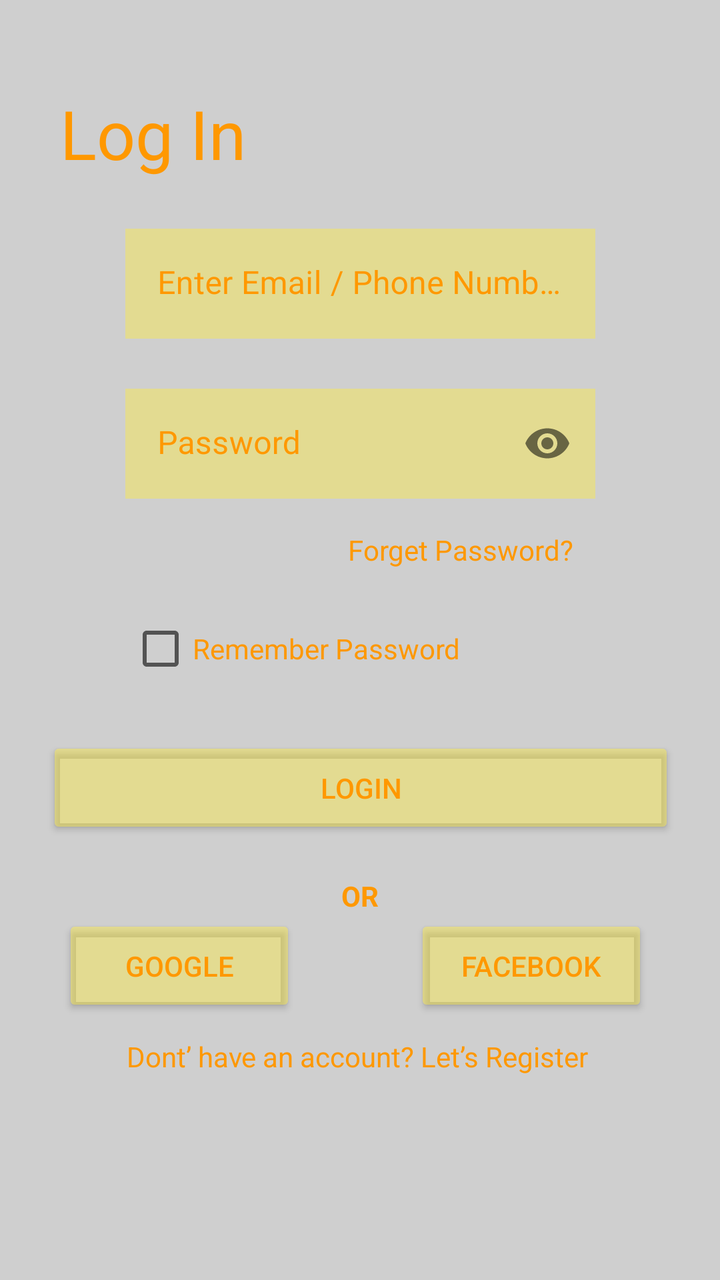
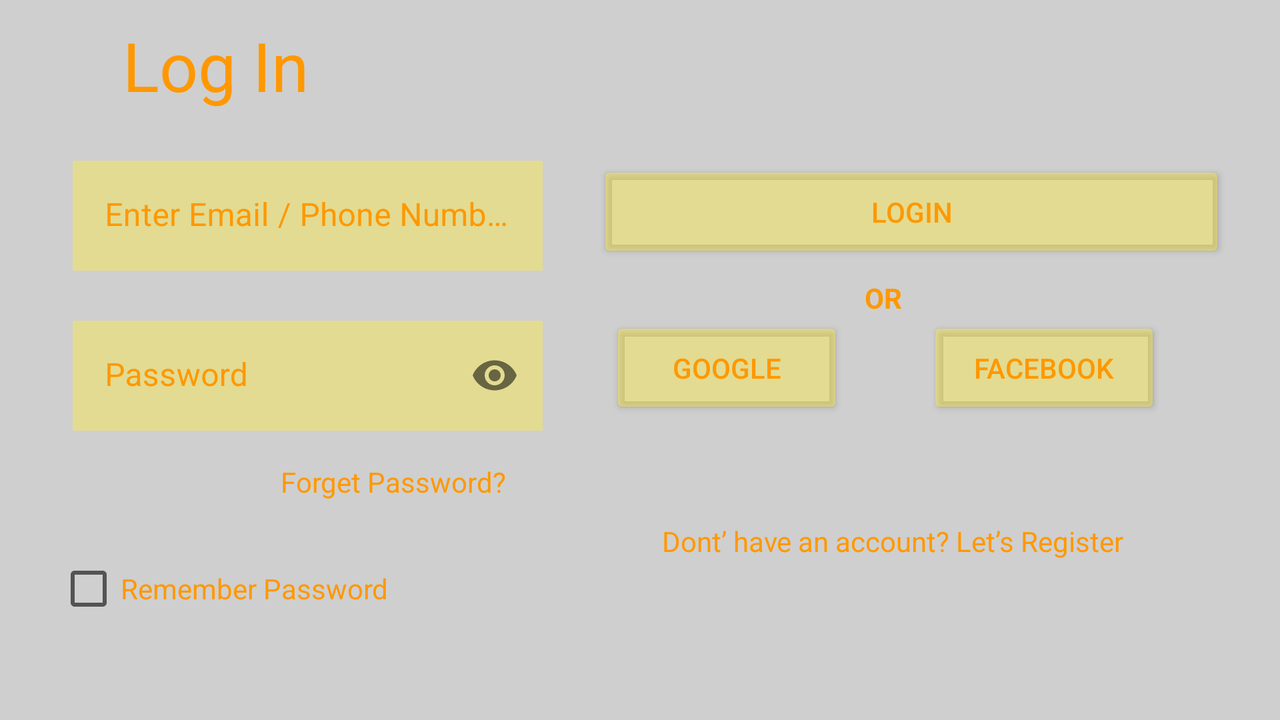

Compare how this app lays out the same screen by default and in its alternative resource folder. The renders come first, then the two layout files and the values they reference.
<!-- AndroidManifest.xml: application theme Theme.Maket -->
<!-- res/layout/activity_login.xml -->
<?xml version="1.0" encoding="utf-8"?>
<androidx.constraintlayout.widget.ConstraintLayout xmlns:android="http://schemas.android.com/apk/res/android"
    xmlns:app="http://schemas.android.com/apk/res-auto"
    xmlns:tools="http://schemas.android.com/tools"
    android:layout_width="match_parent"
    android:layout_height="match_parent"
    tools:context=".Login">

    <TextView
        android:id="@+id/textView8"
        android:layout_width="1516dp"
        android:layout_height="1580dp"
        android:background="#CFCFCF"
        android:backgroundTint="#CFCFCF"
        app:layout_constraintBottom_toBottomOf="parent"
        app:layout_constraintEnd_toEndOf="parent"
        app:layout_constraintStart_toStartOf="parent"
        app:layout_constraintTop_toTopOf="parent" />

    <TextView
        android:id="@+id/textView4"
        android:layout_width="wrap_content"
        android:layout_height="wrap_content"
        android:layout_marginTop="44dp"
        android:text="Log In"
        android:textColor="#FF9800"
        android:textSize="34sp"
        app:layout_constraintEnd_toEndOf="parent"
        app:layout_constraintHorizontal_bias="0.112"
        app:layout_constraintStart_toStartOf="parent"
        app:layout_constraintTop_toTopOf="parent" />


    <TextView
        android:id="@+id/textView6"
        android:layout_width="wrap_content"
        android:layout_height="wrap_content"
        android:layout_marginTop="16dp"
        android:text="Forget Password?"
        android:textColor="#FF9800"
        app:layout_constraintEnd_toEndOf="parent"
        app:layout_constraintHorizontal_bias="0.704"
        app:layout_constraintStart_toStartOf="parent"
        app:layout_constraintTop_toBottomOf="@+id/editTextTextPassword" />

    <com.google.android.material.textfield.TextInputLayout
        android:id="@+id/editTextTextEmailAddress"
        android:layout_width="235dp"
        android:layout_height="55dp"
        android:layout_marginTop="25dp"
        android:backgroundTint="#6AFFEB3B"
        android:ems="10"
        android:textColor="#FF9800"
        android:textColorHint="#FF9800"
        android:textSize="14sp"
        app:boxStrokeWidth="0dp"
        app:boxStrokeWidthFocused="0dp"
        app:layout_constraintEnd_toEndOf="parent"
        app:layout_constraintStart_toStartOf="parent"
        app:layout_constraintTop_toBottomOf="@+id/textView4">

        <com.google.android.material.textfield.TextInputEditText
            android:layout_width="235dp"
            android:layout_height="55dp"
            android:background="@color/teal_700"
            android:backgroundTint="#6AFFEB3B"
            android:hint="Enter Email / Phone Number" />
    </com.google.android.material.textfield.TextInputLayout>

    <com.google.android.material.textfield.TextInputLayout
        android:id="@+id/editTextTextPassword"
        android:layout_width="235dp"
        android:layout_height="55dp"
        android:layout_marginTop="25dp"
        android:backgroundTint="#6AFFEB3B"
        android:ems="10"
        android:textColor="#FF9800"
        android:textColorHint="#FF9800"
        android:textSize="14sp"
        app:boxStrokeWidth="0dp"
        app:boxStrokeWidthFocused="0dp"
        app:layout_constraintEnd_toEndOf="parent"
        app:layout_constraintStart_toStartOf="parent"
        app:layout_constraintTop_toBottomOf="@+id/editTextTextEmailAddress"
        app:passwordToggleEnabled="true">

        <com.google.android.material.textfield.TextInputEditText
            android:layout_width="235dp"
            android:layout_height="55dp"
            android:background="@color/teal_700"
            android:backgroundTint="#6AFFEB3B"
            android:hint="Password"
            android:inputType="textPassword" />
    </com.google.android.material.textfield.TextInputLayout>

    <CheckBox
        android:id="@+id/checkBox"
        android:layout_width="wrap_content"
        android:layout_height="wrap_content"
        android:layout_marginTop="16dp"
        android:text="Remember Password"
        android:textColor="#FF9800"
        app:layout_constraintEnd_toEndOf="parent"
        app:layout_constraintHorizontal_bias="0.331"
        app:layout_constraintStart_toStartOf="parent"
        app:layout_constraintTop_toBottomOf="@+id/textView6" />

    <Button
        android:id="@+id/button4"
        android:layout_width="314dp"
        android:layout_height="51dp"
        android:layout_marginTop="20dp"
        android:backgroundTint="#6AFFEB3B"
        android:onClick="Start"
        android:text="Login"
        android:textColor="#FF9800"
        app:layout_constraintEnd_toEndOf="parent"
        app:layout_constraintHorizontal_bias="0.505"
        app:layout_constraintStart_toStartOf="parent"
        app:layout_constraintTop_toBottomOf="@+id/checkBox" />

    <TextView
        android:id="@+id/textView12"
        android:layout_width="wrap_content"
        android:layout_height="wrap_content"
        android:layout_marginTop="19dp"
        android:text="OR"
        android:textColor="#FF9800"
        android:textColorHint="#4CAF50"
        android:textStyle="bold"
        app:layout_constraintEnd_toEndOf="parent"
        app:layout_constraintStart_toStartOf="parent"
        app:layout_constraintTop_toBottomOf="@+id/button4" />

    <Button
        android:id="@+id/button5"
        android:layout_width="350px"
        android:layout_height="51dp"
        android:backgroundTint="#6AFFEB3B"
        android:text="FACEBOOK"
        android:textColor="#FF9800"
        android:textColorHint="#4CAF50"
        app:layout_constraintEnd_toEndOf="parent"
        app:layout_constraintHorizontal_bias="0.852"
        app:layout_constraintStart_toStartOf="parent"
        app:layout_constraintTop_toBottomOf="@+id/textView12" />

    <Button
        android:id="@+id/button6"
        android:layout_width="350px"
        android:layout_height="51dp"
        android:backgroundTint="#6AFFEB3B"
        android:text="GOOGLE"
        android:textColor="#FF9800"
        android:textColorHint="#FF9800"
        app:layout_constraintEnd_toEndOf="parent"
        app:layout_constraintHorizontal_bias="0.129"
        app:layout_constraintStart_toStartOf="parent"
        app:layout_constraintTop_toBottomOf="@+id/textView12" />

    <TextView
        android:id="@+id/textView13"
        android:layout_width="wrap_content"
        android:layout_height="wrap_content"
        android:minHeight="48dp"
        android:onClick="register"
        android:text="Dont’ have an account? Let’s Register"
        android:textColor="#FF9800"
        app:layout_constraintBottom_toBottomOf="parent"
        app:layout_constraintEnd_toEndOf="parent"
        app:layout_constraintHorizontal_bias="0.491"
        app:layout_constraintStart_toStartOf="parent"
        app:layout_constraintTop_toBottomOf="@+id/button5"
        app:layout_constraintVertical_bias="0.123" />
</androidx.constraintlayout.widget.ConstraintLayout>
<!-- resources referenced by this layout -->
<resources>
  <style name="Theme.Maket" parent="Theme.MaterialComponents.DayNight.DarkActionBar">
          
          <item name="colorPrimary">@color/purple_500</item>
          <item name="colorPrimaryVariant">@color/purple_700</item>
          <item name="colorOnPrimary">@color/white</item>
          
          <item name="colorSecondary">@color/teal_200</item>
          <item name="colorSecondaryVariant">@color/teal_700</item>
          <item name="colorOnSecondary">@color/black</item>
          
          <item name="android:statusBarColor">?attr/colorPrimaryVariant</item>
          
      </style>
</resources>
<!-- res/layout-land/activity_login.xml (the author's variant of the layout above) -->
<!-- drawn on the phone turned sideways -->
<?xml version="1.0" encoding="utf-8"?>
<androidx.constraintlayout.widget.ConstraintLayout xmlns:android="http://schemas.android.com/apk/res/android"
    xmlns:app="http://schemas.android.com/apk/res-auto"
    xmlns:tools="http://schemas.android.com/tools"
    android:layout_width="match_parent"
    android:layout_height="match_parent"
    tools:context=".Login">

    <TextView
        android:id="@+id/textView8"
        android:layout_width="1516dp"
        android:layout_height="1580dp"
        android:background="#CFCFCF"
        android:backgroundTint="#CFCFCF"
        app:layout_constraintBottom_toBottomOf="parent"
        app:layout_constraintEnd_toEndOf="parent"
        app:layout_constraintStart_toStartOf="parent"
        app:layout_constraintTop_toTopOf="parent" />

    <TextView
        android:id="@+id/textView4"
        android:layout_width="wrap_content"
        android:layout_height="wrap_content"
        android:layout_marginTop="10dp"
        android:text="Log In"
        android:textColor="#FF9800"
        android:textSize="34sp"
        app:layout_constraintEnd_toEndOf="parent"
        app:layout_constraintHorizontal_bias="0.112"
        app:layout_constraintStart_toStartOf="parent"
        app:layout_constraintTop_toTopOf="parent" />


    <TextView
        android:id="@+id/textView6"
        android:layout_width="wrap_content"
        android:layout_height="wrap_content"
        android:layout_marginTop="16dp"
        android:text="Forget Password?"
        android:textColor="#FF9800"
        app:layout_constraintEnd_toEndOf="parent"
        app:layout_constraintHorizontal_bias="0.266"
        app:layout_constraintStart_toStartOf="parent"
        app:layout_constraintTop_toBottomOf="@+id/editTextTextPassword" />

    <com.google.android.material.textfield.TextInputLayout
        android:id="@+id/editTextTextEmailAddress"
        android:layout_width="235dp"
        android:layout_height="55dp"
        android:layout_marginTop="25dp"
        android:backgroundTint="#6AFFEB3B"
        android:ems="10"
        android:textColor="#FF9800"
        android:textColorHint="#FF9800"
        android:textSize="14sp"
        app:boxStrokeWidth="0dp"
        app:boxStrokeWidthFocused="0dp"
        app:layout_constraintEnd_toEndOf="parent"
        app:layout_constraintHorizontal_bias="0.09"
        app:layout_constraintStart_toStartOf="parent"
        app:layout_constraintTop_toBottomOf="@+id/textView4">

        <com.google.android.material.textfield.TextInputEditText
            android:layout_width="235dp"
            android:layout_height="55dp"
            android:background="@color/teal_700"
            android:backgroundTint="#6AFFEB3B"
            android:hint="Enter Email / Phone Number" />
    </com.google.android.material.textfield.TextInputLayout>

    <com.google.android.material.textfield.TextInputLayout
        android:id="@+id/editTextTextPassword"
        android:layout_width="235dp"
        android:layout_height="55dp"
        android:layout_marginTop="25dp"
        android:backgroundTint="#6AFFEB3B"
        android:ems="10"
        android:textColor="#FF9800"
        android:textColorHint="#FF9800"
        android:textSize="14sp"
        app:boxStrokeWidth="0dp"
        app:boxStrokeWidthFocused="0dp"
        app:layout_constraintEnd_toEndOf="parent"
        app:layout_constraintHorizontal_bias="0.09"
        app:layout_constraintStart_toStartOf="parent"
        app:layout_constraintTop_toBottomOf="@+id/editTextTextEmailAddress"
        app:passwordToggleEnabled="true">

        <com.google.android.material.textfield.TextInputEditText
            android:layout_width="235dp"
            android:layout_height="55dp"
            android:background="@color/teal_700"
            android:backgroundTint="#6AFFEB3B"
            android:hint="Password"
            android:inputType="textPassword" />
    </com.google.android.material.textfield.TextInputLayout>

    <CheckBox
        android:id="@+id/checkBox"
        android:layout_width="wrap_content"
        android:layout_height="wrap_content"
        android:layout_marginTop="20dp"
        android:text="Remember Password"
        android:textColor="#FF9800"
        app:layout_constraintEnd_toEndOf="parent"
        app:layout_constraintHorizontal_bias="0.06"
        app:layout_constraintStart_toStartOf="parent"
        app:layout_constraintTop_toBottomOf="@+id/textView6" />

    <Button
        android:id="@+id/button4"
        android:layout_width="314dp"
        android:layout_height="51dp"
        android:layout_marginTop="25dp"
        android:backgroundTint="#6AFFEB3B"
        android:onClick="Start"
        android:text="Login"
        android:textColor="#FF9800"
        app:layout_constraintEnd_toEndOf="parent"
        app:layout_constraintStart_toEndOf="@+id/editTextTextEmailAddress"
        app:layout_constraintTop_toBottomOf="@+id/textView4" />

    <TextView
        android:id="@+id/textView12"
        android:layout_width="wrap_content"
        android:layout_height="wrap_content"
        android:layout_marginTop="8dp"
        android:text="OR"
        android:textColor="#FF9800"
        android:textColorHint="#4CAF50"
        android:textStyle="bold"
        app:layout_constraintEnd_toEndOf="parent"
        app:layout_constraintHorizontal_bias="0.696"
        app:layout_constraintStart_toStartOf="parent"
        app:layout_constraintTop_toBottomOf="@+id/button4" />

    <Button
        android:id="@+id/button5"
        android:layout_width="350px"
        android:layout_height="51dp"
        android:backgroundTint="#6AFFEB3B"
        android:text="FACEBOOK"
        android:textColor="#FF9800"
        android:textColorHint="#4CAF50"
        app:layout_constraintEnd_toEndOf="parent"
        app:layout_constraintHorizontal_bias="0.886"
        app:layout_constraintStart_toStartOf="parent"
        app:layout_constraintTop_toBottomOf="@+id/textView12" />

    <Button
        android:id="@+id/button6"
        android:layout_width="350px"
        android:layout_height="51dp"
        android:backgroundTint="#6AFFEB3B"
        android:text="GOOGLE"
        android:textColor="#FF9800"
        android:textColorHint="#FF9800"
        app:layout_constraintEnd_toEndOf="parent"
        app:layout_constraintHorizontal_bias="0.583"
        app:layout_constraintStart_toStartOf="parent"
        app:layout_constraintTop_toBottomOf="@+id/textView12" />

    <TextView
        android:id="@+id/textView13"
        android:layout_width="wrap_content"
        android:layout_height="wrap_content"
        android:minHeight="48dp"
        android:onClick="register"
        android:text="Dont’ have an account? Let’s Register"
        android:textColor="#FF9800"
        app:layout_constraintBottom_toBottomOf="parent"
        app:layout_constraintEnd_toEndOf="parent"
        app:layout_constraintHorizontal_bias="0.809"
        app:layout_constraintStart_toStartOf="parent"
        app:layout_constraintTop_toBottomOf="@+id/button5"
        app:layout_constraintVertical_bias="0.503" />
</androidx.constraintlayout.widget.ConstraintLayout>
